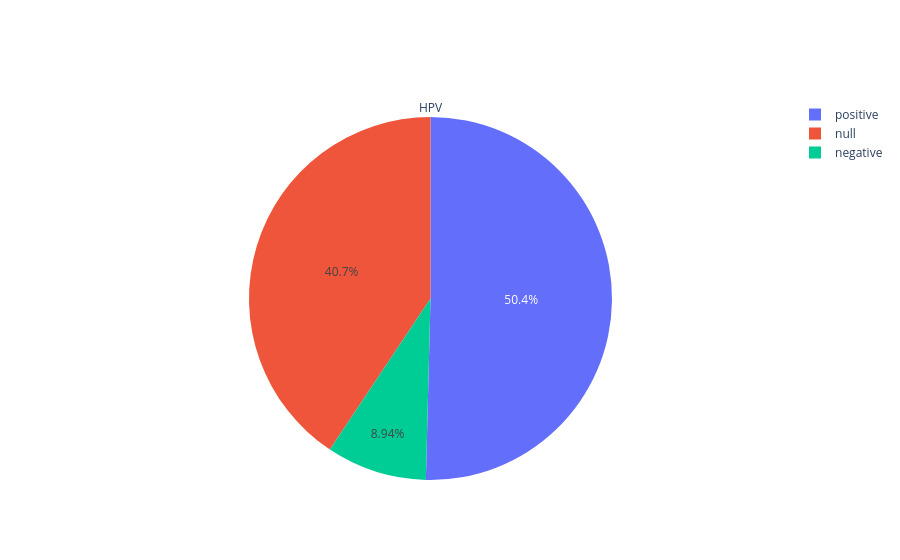
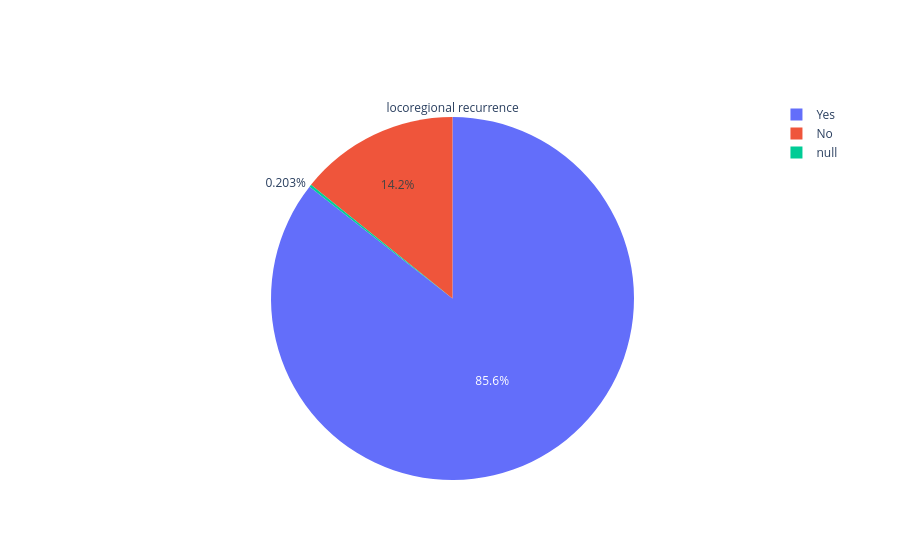
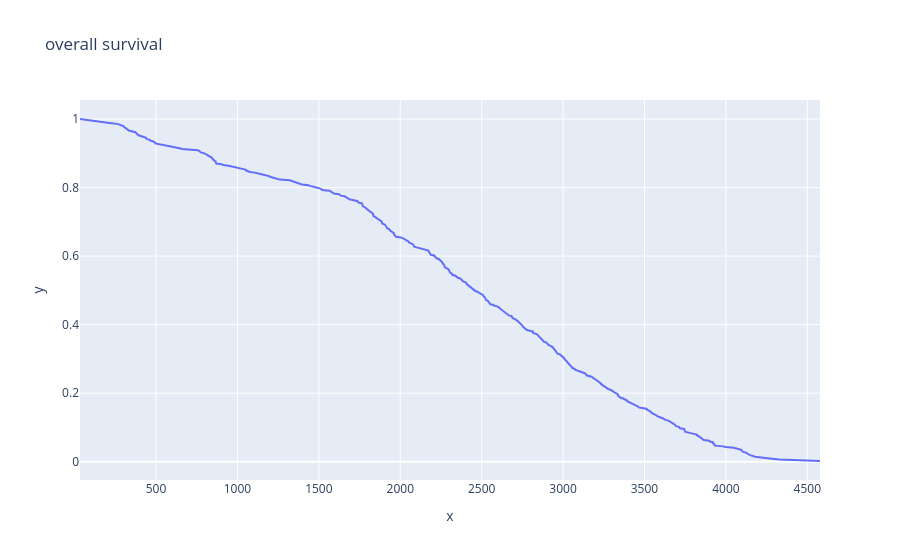

The notebook cell these images were saved under, in order:
### Code cell
import pandas

# Oropharyngeal-Radiomics-Outcomes
df = pandas.read_csv(r"F:\TCIA\Oropharyngeal-Radiomics-Outcomes\Radiomics_Outcome_Prediction_in_OPC_ASRM_corrected.csv")
print(df.columns)

hpv = df["HPV Status"]
hpv[hpv == 'Unknown'] = float("nan")
hpv[hpv == 'N'] = "negative"
hpv[hpv == 'P'] = "positive"

# "Locoregional control_duration of Merged updated ASRM V2"
lrr = df['Locoregional control']

c = "Overall survival_duration of Merged updated ASRM V2"
os = df[df[c].notna()][c]

plot_clinical(hpv=hpv, lrr=lrr, os=os)

### Figure 1 — Plotly figure (JSON) as saved in the notebook; plotly's stock layout.template omitted (floating-point values rounded to 4 significant figures)
{"data": [{"labels": [null, "negative", "positive"], "title": {"text": "HPV"}, "type": "pie", "values": [200, 44, 248]}], "layout": {}}

### Figure 2 — Plotly figure (JSON) as saved in the notebook; plotly's stock layout.template omitted (floating-point values rounded to 4 significant figures)
{"data": [{"labels": ["No", "Yes", null], "title": {"text": "locoregional recurrence"}, "type": "pie", "values": [70, 421, 1]}], "layout": {}}

### Figure 3 — Plotly figure (JSON) as saved in the notebook; plotly's stock layout.template omitted (floating-point values rounded to 4 significant figures; data arrays with more than 128 entries replaced by an {"elided": "..."} marker saying what was removed)
{"data": [{"hovertemplate": "x=%{x}<br>y=%{y}<extra></extra>", "legendgroup": "", "line": {"color": "#636efa", "dash": "solid"}, "marker": {"symbol": "circle"}, "mode": "lines", "name": "", "orientation": "v", "showlegend": false, "type": "scatter", "x": {"elided": "492 int values"}, "xaxis": "x", "y": {"elided": "492 float values"}, "yaxis": "y"}], "layout": {"legend": {"tracegroupgap": 0}, "title": {"text": "overall survival"}, "xaxis": {"anchor": "y", "domain": [0, 1], "title": {"text": "x"}}, "yaxis": {"anchor": "x", "domain": [0, 1], "title": {"text": "y"}}}}
